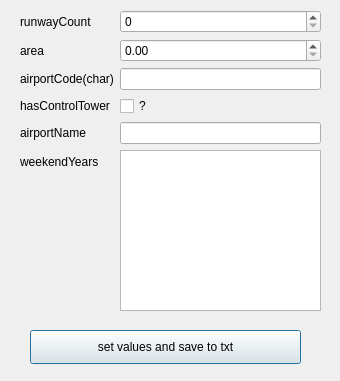
<?xml version="1.0" encoding="UTF-8"?>
<ui version="4.0">
 <class>Dialog</class>
 <widget class="QDialog" name="Dialog">
  <property name="geometry">
   <rect>
    <x>0</x>
    <y>0</y>
    <width>340</width>
    <height>381</height>
   </rect>
  </property>
  <property name="windowTitle">
   <string>Dialog</string>
  </property>
  <widget class="QWidget" name="layoutWidget">
   <property name="geometry">
    <rect>
     <x>20</x>
     <y>10</y>
     <width>301</width>
     <height>301</height>
    </rect>
   </property>
   <layout class="QFormLayout" name="formLayout">
    <item row="0" column="0">
     <widget class="QLabel" name="label">
      <property name="text">
       <string>runwayCount</string>
      </property>
     </widget>
    </item>
    <item row="0" column="1">
     <widget class="QSpinBox" name="spinBox"/>
    </item>
    <item row="1" column="0">
     <widget class="QLabel" name="label_2">
      <property name="text">
       <string>area</string>
      </property>
     </widget>
    </item>
    <item row="1" column="1">
     <widget class="QDoubleSpinBox" name="doubleSpinBox"/>
    </item>
    <item row="2" column="0">
     <widget class="QLabel" name="label_3">
      <property name="text">
       <string>airportCode(char)</string>
      </property>
     </widget>
    </item>
    <item row="2" column="1">
     <widget class="QLineEdit" name="lineEdit"/>
    </item>
    <item row="3" column="0">
     <widget class="QLabel" name="label_4">
      <property name="text">
       <string>hasControlTower</string>
      </property>
     </widget>
    </item>
    <item row="3" column="1">
     <widget class="QCheckBox" name="checkBox">
      <property name="text">
       <string>?</string>
      </property>
     </widget>
    </item>
    <item row="4" column="0">
     <widget class="QLabel" name="label_5">
      <property name="text">
       <string>airportName</string>
      </property>
     </widget>
    </item>
    <item row="4" column="1">
     <widget class="QLineEdit" name="lineEdit_5"/>
    </item>
    <item row="5" column="0">
     <widget class="QLabel" name="label_6">
      <property name="text">
       <string>weekendYears</string>
      </property>
     </widget>
    </item>
    <item row="5" column="1">
     <widget class="QPlainTextEdit" name="plainTextEdit"/>
    </item>
   </layout>
  </widget>
  <widget class="QPushButton" name="pushButton">
   <property name="geometry">
    <rect>
     <x>30</x>
     <y>330</y>
     <width>271</width>
     <height>34</height>
    </rect>
   </property>
   <property name="text">
    <string>set values and save to txt</string>
   </property>
  </widget>
 </widget>
 <resources/>
 <connections/>
</ui>
